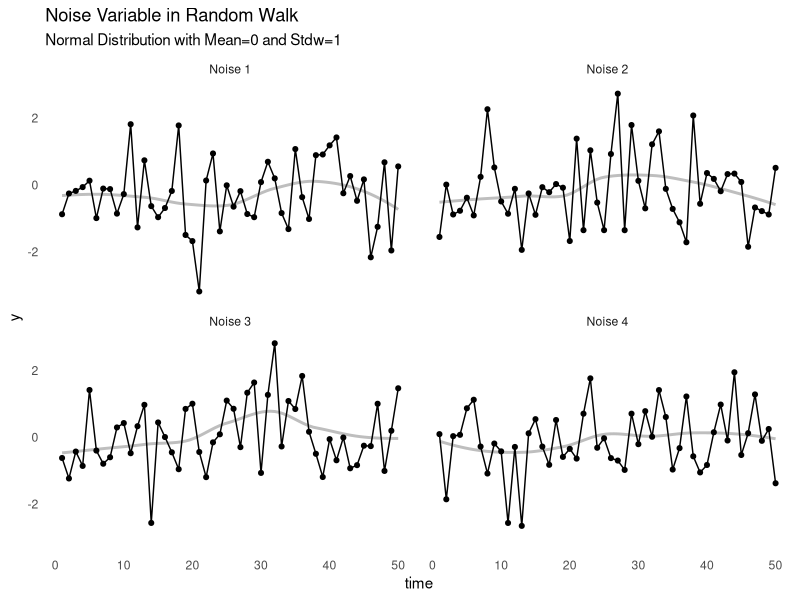
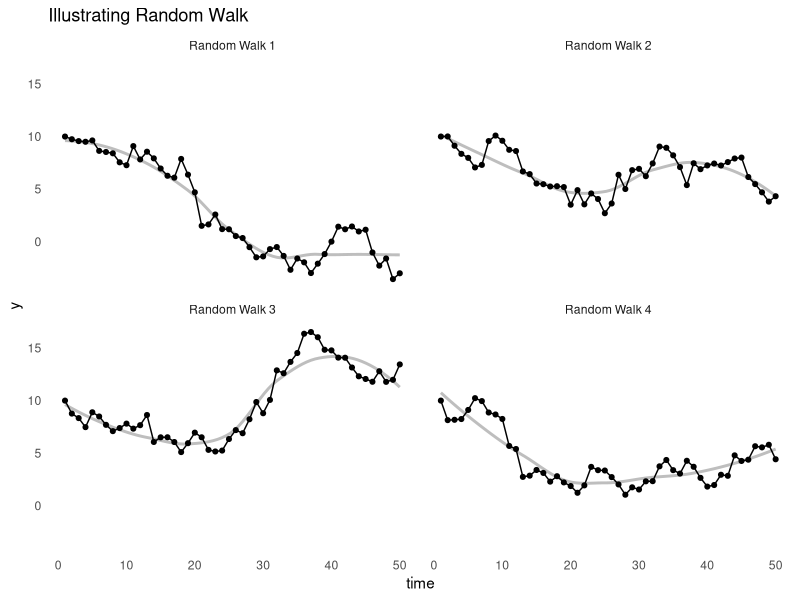
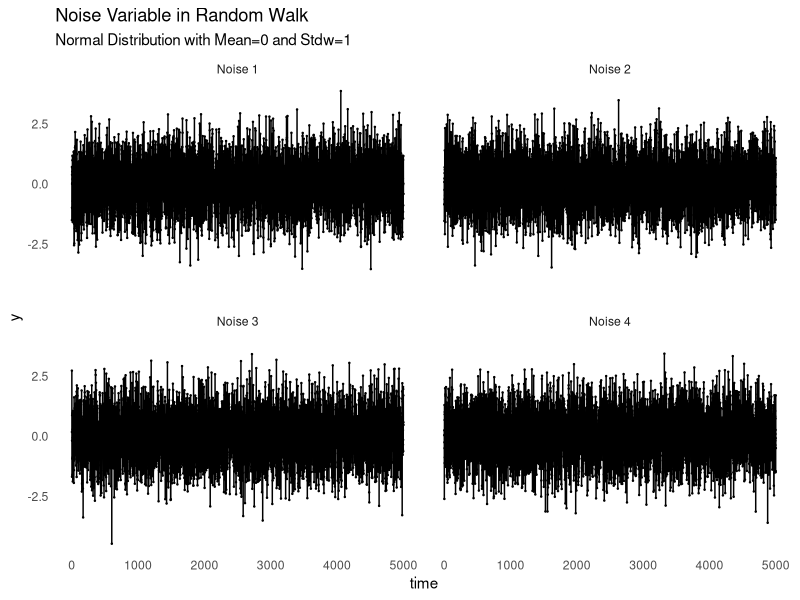
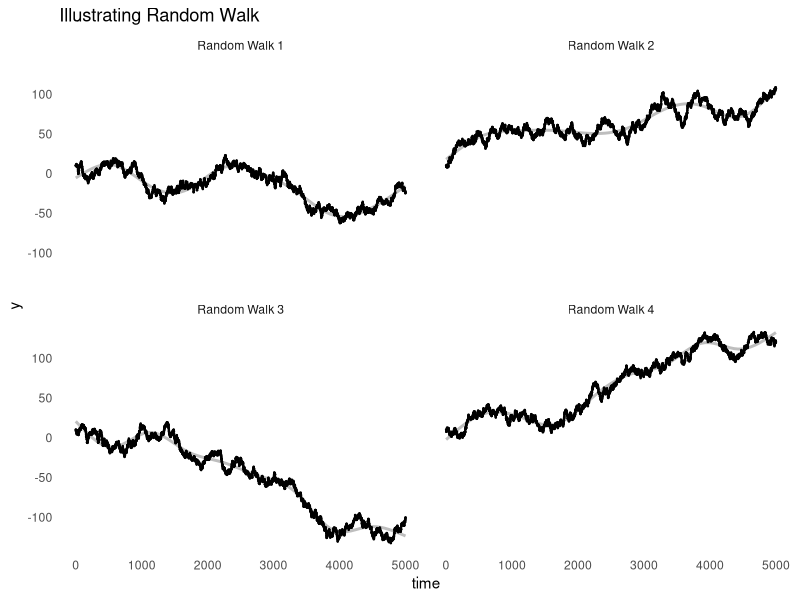

Generate these figures, in order, with R:


# ------------------------------------------------------------------------------------------------
# Title:  Random Walk
# Autor:  Dominik Peter
# Date:   2017-04-01
# ------------------------------------------------------------------------------------------------

rm(list=ls())

library(ggplot2)
library(dplyr)

randomWalk <- function(n, start = 10, mu = 0, sd = 1){
  white <- rnorm(n, mean = mu, sd = sd)
  t <- 1:n
  y <- vector(mode = "double", length = n)
  y[1] <- start #start
  for (i in 2:n) {
    y[i] <- y[i-1] + white[i]
  }
  data.frame(noise = white, y = y, t = 1:n)
}


# ----------------------------------------------
plotWalk <- function(N=100, pointSize = 1) {
  walks <- list()
  for(i in 1:4) walks[[i]] <- randomWalk(N)
  
  lapply(walks, function(x) c(var(x$y[1:length(x$y)/2]),
                              var(x$y[1:length(x$y)])))
  
  list(noise = 
  bind_rows(walks, .id = "id") %>% 
    mutate(walk = paste("Noise", id)) %>% 
    ggplot(aes(x=t, y=noise, group=1)) +
    geom_smooth(se = FALSE, color = "grey") +
    geom_point(size=pointSize) + 
    geom_line() +
    facet_wrap(~walk) +
    theme_minimal() +
    theme(plot.background = element_blank(),
          panel.grid = element_blank()) +
    ylab("y") +
    xlab("time") +
    ggtitle("Noise Variable in Random Walk",
            subtitle = "Normal Distribution with Mean=0 and Stdw=1"),
  
  walk = 
  bind_rows(walks, .id = "id") %>% 
    mutate(walk = paste("Random Walk", id)) %>% 
    ggplot(aes(x=t, y=y, group=1)) +
    geom_smooth(se = FALSE, color = "grey") +
    geom_point(size=pointSize) + 
    geom_line() +
    facet_wrap(~walk) +
    theme_minimal() +
    theme(plot.background = element_blank(),
          panel.grid = element_blank()) +
    ylab("y") +
    xlab("time") +
    ggtitle("Illustrating Random Walk")
  )
}


plots <- plotWalk(50, 1.4)
plots[['noise']]
plots[['walk']]


plots <- plotWalk(5000, pointSize = 0.2)
plots[['noise']]
plots[['walk']]




